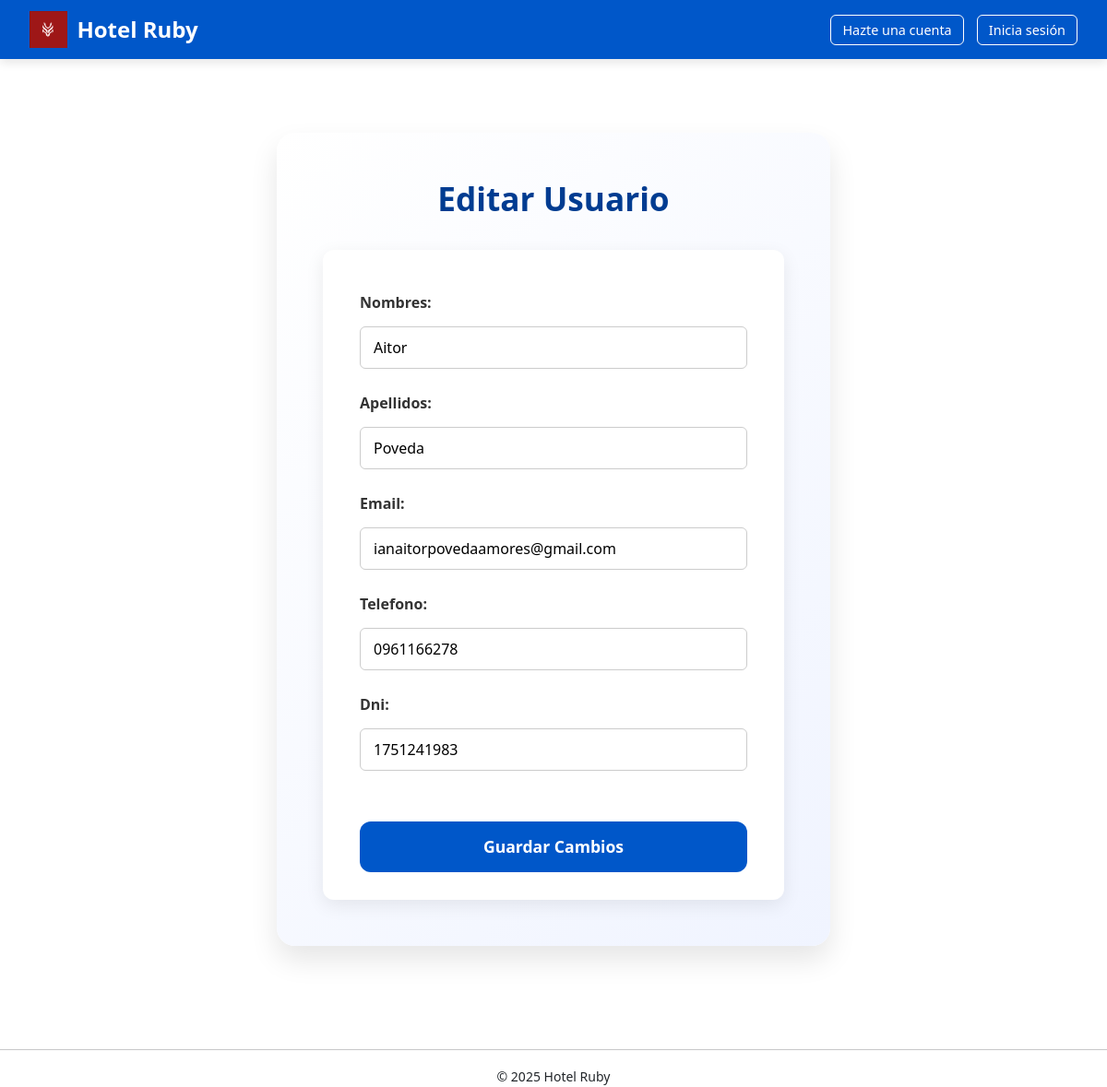
/usuarios/7/editar/, run on the app's committed database.
### hotel/models.py (models this page shows, shortened)
class Cliente(models.Model):
    nombres   = models.CharField(max_length=50)
    apellidos = models.CharField(max_length=50)
    email     = models.EmailField(unique=True)
    telefono  = models.CharField(max_length=20)
    dni       = models.CharField(max_length=15, unique=True)

### hotel/views.py (the view)
# urls.py: path('usuarios/<int:cliente_id>/editar/', views.editar_cliente, name='editar_cliente'),
def editar_cliente(request, cliente_id):
    cliente = get_object_or_404(Cliente, id=cliente_id)
    form = ClienteForm(request.POST or None, instance=cliente)
    if form.is_valid():
        form.save()
        return redirect('hotel:lista_clientes')
    return render(request, 'hotel/editar_cliente.html', {'form': form, 'cliente': cliente})

### hotel/forms.py (shortened to what this page needs)
class ClienteForm(forms.ModelForm):
    class Meta:
        model = Cliente
        fields = ['nombres', 'apellidos', 'email', 'telefono', 'dni']

### hotel/templates/hotel/editar_cliente.html (shortened to what this page needs)
{% extends "base.html" %}
{% block content %}
<div class="formulario-chevere">
  <h1 class="titulo-form">Editar Usuario</h1>
  <form method="post">
    {% for field in form %}
      <div class="campo-mejorado">
        <label for="{{ field.id_for_label }}">{{ field.label }}:</label>
        {{ field }}
      </div>
    {% endfor %}
    <button type="submit">Guardar Cambios</button>
  </form>
</div>
{% endblock %}

### static/css/main.css (style rules this page uses)
body { margin: 0; font-family: 'Segoe UI', Tahoma, sans-serif; background-color: #f4f6f9; }
form { background: white; padding: 30px 40px; border-radius: 12px; box-shadow: 0 6px 20px rgba(0, 0, 0, 0.08); width: 100%; max-width: 500px; margin: auto; }
form h1, .titulo-form { text-align: center; font-size: 2rem; color: #222; margin-bottom: 25px; }
form label { font-weight: 600; display: block; margin-top: 15px; color: #333; }
form input[type="text"], form input[type="email"], form input[type="tel"], form input[type="number"] { width: 100%; padding: 10px 14px; margin-top: 6px; border: 1px solid #ccc; border-radius: 6px; font-size: 1rem; transition: border-color 0.2s ease-in-out; }
button[type="submit"] { width: 100%; padding: 12px; margin-top: 30px; background-color: #0057c9; color: white; font-size: 1.1rem; border: none; border-radius: 8px; cursor: pointer; transition: background 0.3s ease-in-out; }
.formulario-chevere { background: linear-gradient(135deg, #ffffff, #f0f4ff); padding: 50px; border-radius: 20px; box-shadow: 0 15px 30px rgba(0, 0, 0, 0.1); max-width: 600px; width: 100%; margin: 40px auto; }
.titulo-form { text-align: center; font-size: 2.2rem; color: #003c91; margin-bottom: 35px; font-weight: bold; }
.campo-mejorado { margin-bottom: 25px; }
.campo-mejorado label { display: block; font-weight: 600; color: #333; margin-bottom: 8px; }
.campo-mejorado input { width: 100%; padding: 12px 16px; border: 2px solid #ccc; border-radius: 10px; font-size: 1rem; transition: border-color 0.3s ease; }
button[type="submit"] { width: 100%; padding: 14px; background: #0057c9; color: white; border: none; border-radius: 12px; font-size: 1.1rem; font-weight: bold; cursor: pointer; transition: background 0.3s ease, transform 0.2s ease; }

### data on the page
Cliente: form "Aitor" "Poveda" "ianaitorpovedaamores@gmail.com" "0961166278" "1751241983"

### other printed values
{{ field.label }} "Nombres" "Apellidos" "Email" "Telefono" "Dni"
